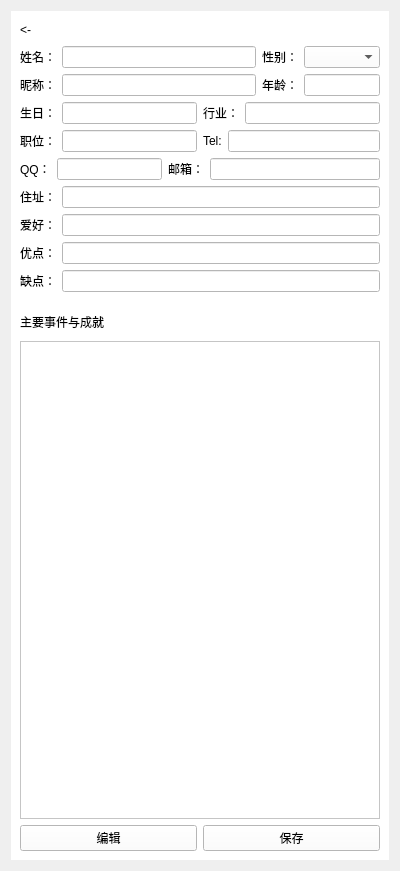
<?xml version="1.0" encoding="UTF-8"?>
<ui version="4.0">
 <class>PersonDetailInfoSubPage</class>
 <widget class="QWidget" name="PersonDetailInfoSubPage">
  <property name="geometry">
   <rect>
    <x>0</x>
    <y>0</y>
    <width>400</width>
    <height>871</height>
   </rect>
  </property>
  <property name="windowTitle">
   <string>Form</string>
  </property>
  <layout class="QGridLayout" name="gridLayout_2">
   <item row="0" column="0">
    <widget class="QWidget" name="backgroundwidget" native="true">
     <property name="styleSheet">
      <string notr="true">background-color: rgb(255, 255, 255);
color: rgb(0, 0, 0);</string>
     </property>
     <layout class="QGridLayout" name="gridLayout">
      <item row="0" column="0">
       <layout class="QHBoxLayout" name="horizontalLayout_7">
        <item>
         <widget class="QPushButton" name="ButtonReturn">
          <property name="styleSheet">
           <string notr="true">border:none;
font: 22pt &quot;微软雅黑&quot;;</string>
          </property>
          <property name="text">
           <string>&lt;-</string>
          </property>
         </widget>
        </item>
        <item>
         <spacer name="horizontalSpacer">
          <property name="orientation">
           <enum>Qt::Horizontal</enum>
          </property>
          <property name="sizeHint" stdset="0">
           <size>
            <width>40</width>
            <height>20</height>
           </size>
          </property>
         </spacer>
        </item>
       </layout>
      </item>
      <item row="1" column="0">
       <layout class="QHBoxLayout" name="horizontalLayout" stretch="4,2">
        <item>
         <layout class="QFormLayout" name="formLayout">
          <item row="0" column="0">
           <widget class="QLabel" name="label">
            <property name="styleSheet">
             <string notr="true">font: 12pt &quot;微软雅黑&quot;;</string>
            </property>
            <property name="text">
             <string>姓名：</string>
            </property>
           </widget>
          </item>
          <item row="0" column="1">
           <widget class="QLineEdit" name="lineEdit_PersonName">
            <property name="styleSheet">
             <string notr="true">font: 12pt &quot;微软雅黑&quot;;</string>
            </property>
           </widget>
          </item>
         </layout>
        </item>
        <item>
         <layout class="QFormLayout" name="formLayout_2">
          <item row="0" column="0">
           <widget class="QLabel" name="label_2">
            <property name="styleSheet">
             <string notr="true">font: 12pt &quot;微软雅黑&quot;;</string>
            </property>
            <property name="text">
             <string>性别：</string>
            </property>
           </widget>
          </item>
          <item row="0" column="1">
           <widget class="QComboBox" name="comboBox_Sex">
            <property name="styleSheet">
             <string notr="true">font: 12pt &quot;微软雅黑&quot;;</string>
            </property>
           </widget>
          </item>
         </layout>
        </item>
       </layout>
      </item>
      <item row="2" column="0">
       <layout class="QHBoxLayout" name="horizontalLayout_2" stretch="4,2">
        <item>
         <layout class="QFormLayout" name="formLayout_11">
          <item row="0" column="0">
           <widget class="QLabel" name="label_11">
            <property name="styleSheet">
             <string notr="true">font: 12pt &quot;微软雅黑&quot;;</string>
            </property>
            <property name="text">
             <string>昵称：</string>
            </property>
           </widget>
          </item>
          <item row="0" column="1">
           <widget class="QLineEdit" name="lineEdit_NickName">
            <property name="styleSheet">
             <string notr="true">font: 12pt &quot;微软雅黑&quot;;</string>
            </property>
           </widget>
          </item>
         </layout>
        </item>
        <item>
         <layout class="QFormLayout" name="formLayout_3">
          <item row="0" column="0">
           <widget class="QLabel" name="label_3">
            <property name="styleSheet">
             <string notr="true">font: 12pt &quot;微软雅黑&quot;;</string>
            </property>
            <property name="text">
             <string>年龄：</string>
            </property>
           </widget>
          </item>
          <item row="0" column="1">
           <widget class="QLineEdit" name="lineEdit_Age">
            <property name="styleSheet">
             <string notr="true">font: 12pt &quot;微软雅黑&quot;;</string>
            </property>
           </widget>
          </item>
         </layout>
        </item>
       </layout>
      </item>
      <item row="3" column="0">
       <layout class="QHBoxLayout" name="horizontalLayout_4" stretch="1,1">
        <item>
         <layout class="QFormLayout" name="formLayout_4">
          <item row="0" column="0">
           <widget class="QLabel" name="label_4">
            <property name="styleSheet">
             <string notr="true">font: 12pt &quot;微软雅黑&quot;;</string>
            </property>
            <property name="text">
             <string>生日：</string>
            </property>
           </widget>
          </item>
          <item row="0" column="1">
           <widget class="QLineEdit" name="lineEdit_Birthday">
            <property name="styleSheet">
             <string notr="true">font: 12pt &quot;微软雅黑&quot;;</string>
            </property>
           </widget>
          </item>
         </layout>
        </item>
        <item>
         <layout class="QFormLayout" name="formLayout_5">
          <item row="0" column="0">
           <widget class="QLabel" name="label_5">
            <property name="styleSheet">
             <string notr="true">font: 12pt &quot;微软雅黑&quot;;</string>
            </property>
            <property name="text">
             <string>行业：</string>
            </property>
           </widget>
          </item>
          <item row="0" column="1">
           <widget class="QLineEdit" name="lineEdit_Industry">
            <property name="styleSheet">
             <string notr="true">font: 12pt &quot;微软雅黑&quot;;</string>
            </property>
           </widget>
          </item>
         </layout>
        </item>
       </layout>
      </item>
      <item row="4" column="0">
       <layout class="QHBoxLayout" name="horizontalLayout_3" stretch="1,1">
        <item>
         <layout class="QFormLayout" name="formLayout_6">
          <item row="0" column="0">
           <widget class="QLabel" name="label_6">
            <property name="styleSheet">
             <string notr="true">font: 12pt &quot;微软雅黑&quot;;</string>
            </property>
            <property name="text">
             <string>职位：</string>
            </property>
           </widget>
          </item>
          <item row="0" column="1">
           <widget class="QLineEdit" name="lineEdit_Occupation">
            <property name="styleSheet">
             <string notr="true">font: 12pt &quot;微软雅黑&quot;;</string>
            </property>
           </widget>
          </item>
         </layout>
        </item>
        <item>
         <layout class="QFormLayout" name="formLayout_7">
          <item row="0" column="0">
           <widget class="QLabel" name="label_7">
            <property name="styleSheet">
             <string notr="true">font: 12pt &quot;微软雅黑&quot;;</string>
            </property>
            <property name="text">
             <string>Tel:</string>
            </property>
           </widget>
          </item>
          <item row="0" column="1">
           <widget class="QLineEdit" name="lineEdit_Tel">
            <property name="styleSheet">
             <string notr="true">font: 12pt &quot;微软雅黑&quot;;</string>
            </property>
           </widget>
          </item>
         </layout>
        </item>
       </layout>
      </item>
      <item row="5" column="0">
       <layout class="QHBoxLayout" name="horizontalLayout_5" stretch="2,3">
        <item>
         <layout class="QFormLayout" name="formLayout_8">
          <item row="0" column="0">
           <widget class="QLabel" name="label_8">
            <property name="styleSheet">
             <string notr="true">font: 12pt &quot;微软雅黑&quot;;</string>
            </property>
            <property name="text">
             <string>QQ：</string>
            </property>
           </widget>
          </item>
          <item row="0" column="1">
           <widget class="QLineEdit" name="lineEdit_QQ">
            <property name="styleSheet">
             <string notr="true">font: 12pt &quot;微软雅黑&quot;;</string>
            </property>
           </widget>
          </item>
         </layout>
        </item>
        <item>
         <layout class="QFormLayout" name="formLayout_9">
          <item row="0" column="0">
           <widget class="QLabel" name="label_9">
            <property name="styleSheet">
             <string notr="true">font: 12pt &quot;微软雅黑&quot;;</string>
            </property>
            <property name="text">
             <string>邮箱：</string>
            </property>
           </widget>
          </item>
          <item row="0" column="1">
           <widget class="QLineEdit" name="lineEdit_Email">
            <property name="styleSheet">
             <string notr="true">font: 12pt &quot;微软雅黑&quot;;</string>
            </property>
           </widget>
          </item>
         </layout>
        </item>
       </layout>
      </item>
      <item row="6" column="0">
       <layout class="QFormLayout" name="formLayout_10">
        <item row="0" column="0">
         <widget class="QLabel" name="label_10">
          <property name="styleSheet">
           <string notr="true">font: 12pt &quot;微软雅黑&quot;;</string>
          </property>
          <property name="text">
           <string>住址：</string>
          </property>
         </widget>
        </item>
        <item row="0" column="1">
         <widget class="QLineEdit" name="lineEdit_Address">
          <property name="styleSheet">
           <string notr="true">font: 12pt &quot;微软雅黑&quot;;</string>
          </property>
         </widget>
        </item>
       </layout>
      </item>
      <item row="7" column="0">
       <layout class="QFormLayout" name="formLayout_12">
        <item row="0" column="0">
         <widget class="QLabel" name="label_12">
          <property name="styleSheet">
           <string notr="true">font: 12pt &quot;微软雅黑&quot;;</string>
          </property>
          <property name="text">
           <string>爱好：</string>
          </property>
         </widget>
        </item>
        <item row="0" column="1">
         <widget class="QLineEdit" name="lineEdit_Hobby">
          <property name="styleSheet">
           <string notr="true">font: 12pt &quot;微软雅黑&quot;;</string>
          </property>
         </widget>
        </item>
       </layout>
      </item>
      <item row="8" column="0">
       <layout class="QFormLayout" name="formLayout_13">
        <item row="0" column="0">
         <widget class="QLabel" name="label_13">
          <property name="styleSheet">
           <string notr="true">font: 12pt &quot;微软雅黑&quot;;</string>
          </property>
          <property name="text">
           <string>优点：</string>
          </property>
         </widget>
        </item>
        <item row="0" column="1">
         <widget class="QLineEdit" name="lineEdit_Advantage">
          <property name="styleSheet">
           <string notr="true">font: 12pt &quot;微软雅黑&quot;;</string>
          </property>
         </widget>
        </item>
       </layout>
      </item>
      <item row="9" column="0">
       <layout class="QFormLayout" name="formLayout_14">
        <item row="0" column="0">
         <widget class="QLabel" name="label_14">
          <property name="styleSheet">
           <string notr="true">font: 12pt &quot;微软雅黑&quot;;</string>
          </property>
          <property name="text">
           <string>缺点：</string>
          </property>
         </widget>
        </item>
        <item row="0" column="1">
         <widget class="QLineEdit" name="lineEdit_ShortComming">
          <property name="styleSheet">
           <string notr="true">font: 12pt &quot;微软雅黑&quot;;</string>
          </property>
         </widget>
        </item>
       </layout>
      </item>
      <item row="10" column="0">
       <layout class="QVBoxLayout" name="verticalLayout">
        <property name="spacing">
         <number>10</number>
        </property>
        <property name="topMargin">
         <number>15</number>
        </property>
        <item>
         <widget class="QLabel" name="label_15">
          <property name="styleSheet">
           <string notr="true">font: 10pt &quot;微软雅黑&quot;;</string>
          </property>
          <property name="text">
           <string>主要事件与成就</string>
          </property>
         </widget>
        </item>
        <item>
         <widget class="QTextEdit" name="textEdit_MajorEvent">
          <property name="styleSheet">
           <string notr="true">font: 12pt &quot;微软雅黑&quot;;</string>
          </property>
         </widget>
        </item>
       </layout>
      </item>
      <item row="11" column="0">
       <layout class="QHBoxLayout" name="horizontalLayout_6">
        <item>
         <widget class="QPushButton" name="Button_Edit">
          <property name="text">
           <string>编辑</string>
          </property>
         </widget>
        </item>
        <item>
         <widget class="QPushButton" name="Button_Save">
          <property name="text">
           <string>保存</string>
          </property>
         </widget>
        </item>
       </layout>
      </item>
     </layout>
    </widget>
   </item>
  </layout>
 </widget>
 <resources/>
 <connections/>
</ui>
